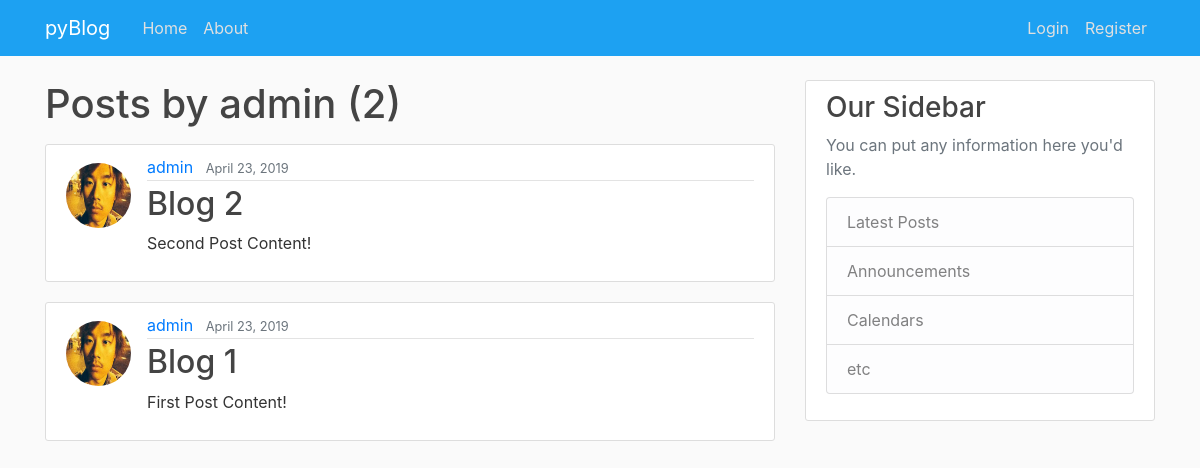
The page /user/admin on the database as committed earlier.
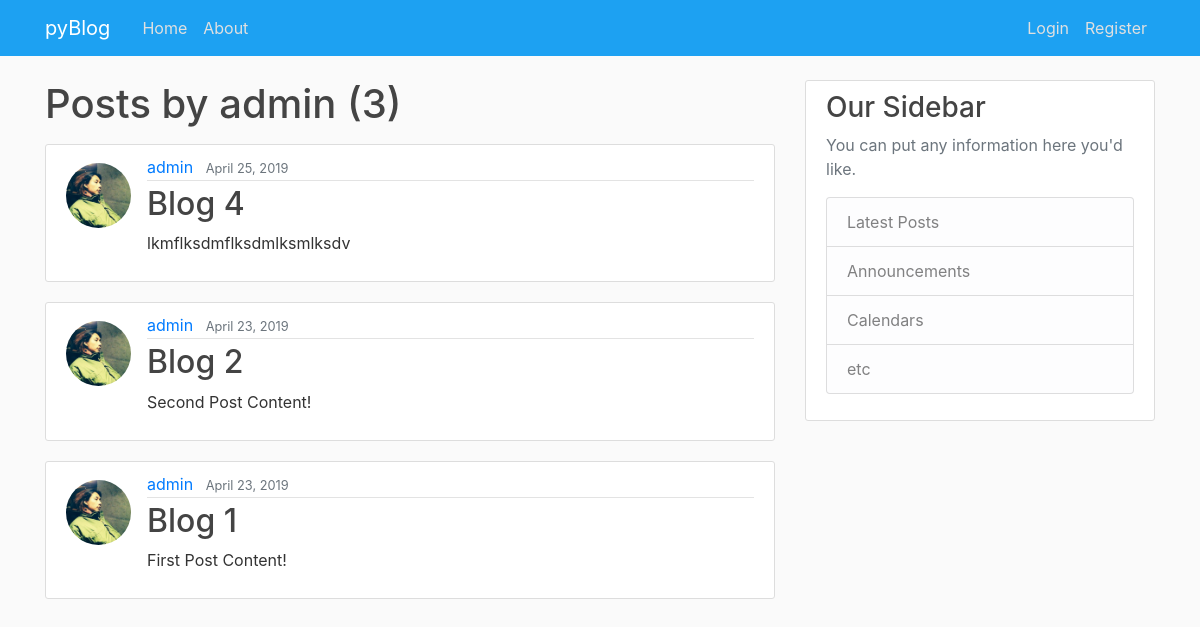
The same page on the database as committed later.
### pyBlog/models.py (models this page shows, shortened)
class Post(models.Model):
    title = models.CharField(max_length=100)
    content = models.TextField()
    date_posted = models.DateTimeField(default=timezone.now)
    author = models.ForeignKey(User, on_delete=models.CASCADE)

### users/models.py (models this page shows, shortened)
class Profile(models.Model):
    user = models.OneToOneField(User, on_delete=models.CASCADE)  # CASCADE - 회원탈퇴 시 회원의 게시글, 프사 삭제
    image = models.ImageField(default='default.jpg', upload_to='profile_pics')

### pyBlog/views.py (the view)
# urls.py: path('user/<str:username>', UserPostListView.as_view(), name='user-posts'),
class UserPostListView(ListView):
    model = Post
    template_name = 'pyBlog/user_posts.html'  # <app>/<model>_<viewtype>.html
    context_object_name = 'posts'  # context 딕셔너리 내 'posts'
    paginate_by = 5
    def get_queryset(self):
        user = get_object_or_404(User, username=self.kwargs.get('username'))
        return Post.objects.filter(author=user).order_by('-date_posted') # 최신 게시글 순으로 정렬

### pyBlog/templates/pyBlog/user_posts.html (shortened to what this page needs)
{% extends "pyBlog/base.html" %}
{% block content %}
    <h1 class="mb-3">Posts by {{ view.kwargs.username }} ({{ page_obj.paginator.count }})</h1>
    {% for post in posts %}
        <article class="media content-section">
            <img class="rounded-circle article-img mt-2" src="{{ post.author.profile.image.url }}"/>
            <div class="media-body">
                <div class="article-metadata">
                    <a class="mr-2" href="{% url 'user-posts' post.author.username %}">{{ post.author }}</a>
                    <small class="text-muted">{{ post.date_posted|date:"N d, Y" }}</small>
                </div>
                <h2><a class="article-title" href="{% url 'post-detail' post.id %}">{{ post.title }}</a></h2>
                <p class="article-content">{{ post.content }}</p>
            </div>
        </article>
    {% endfor %}
{% endblock content %}

Rows that differ between the two databases and show on the page:
added Post: author.profile.image (picture), author "admin", date_posted "April 25, 2019", title "Blog 4", content "lkmflksdmflksdmlksmlksdv"
changed through a linked row, Post "Blog 2": author.profile.image: a different picture
changed through a linked row, Post "Blog 1": author.profile.image: a different picture
Other text that changed with them:
{{ page_obj.paginator.count }}: "2" → "3"
